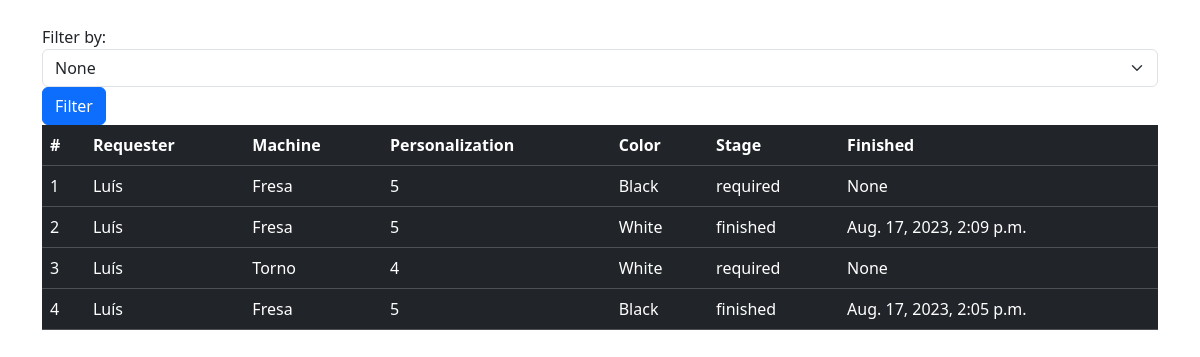
/demand/ (signed in), run on an earlier commit of the app's database.
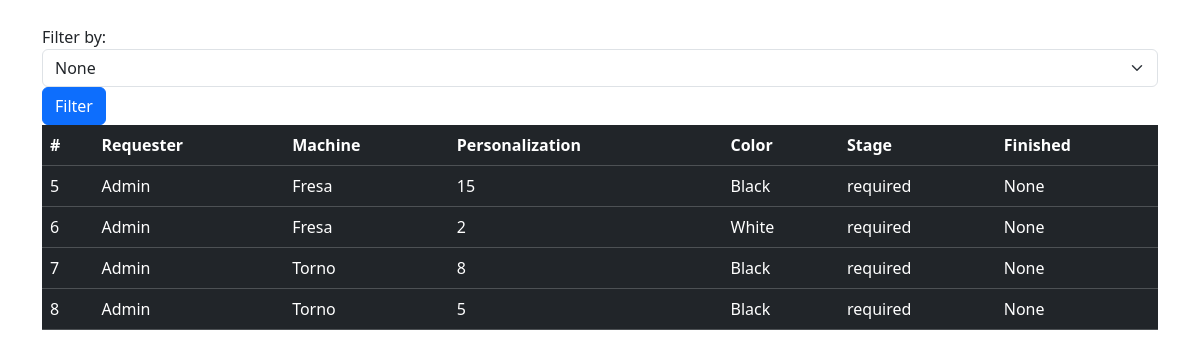
And on a later commit of the database.
### core/models.py (models this page shows, shortened)
class Base(models.Model):
    create = models.DateTimeField(auto_now_add=True)
    modify = models.DateTimeField(auto_now_add=True)
    active = models.BooleanField(default=True)
    class Meta:
        abstract = True

class Order(Base):
    requester = models.ForeignKey(User, on_delete=models.SET('unknown'))
    machine = models.ForeignKey(Machine, on_delete=models.SET('unknown'))
    personalization = models.IntegerField()
    color = models.ForeignKey(Color, on_delete=models.SET('unknown'))
    STAGE_CHOICE = (('Required','Required'), ('Production','Production'), ('Finished','Finished'))
    stage = models.CharField(max_length=15, choices=STAGE_CHOICE, default=STAGE_CHOICE[0])
    finished = models.DateTimeField(blank=True, null=True)
    class Meta:
        verbose_name = 'Order'
        verbose_name_plural = 'Orders'

class Machine(Base):
    name = models.CharField(max_length=20)
    class Meta:
        verbose_name = 'Machine'
        verbose_name_plural = 'Machines'
    def __str__(self) -> str:
        return self.name

class Color(Base):
    name = models.CharField(max_length=15)
    class Meta:
        verbose_name = 'Color'
        verbose_name_plural = 'Colors'
    def __str__(self) -> str:
        return self.name

### core/views.py (the view)
# urls.py: path('demand/', DemandView.as_view(), name='demand')
class DemandView(UserPassesTestMixin, TemplateView):
    template_name = 'demand.html'
    login_url = reverse_lazy('index')
    def get_context_data(self, **kwargs):
        context = super(DemandView, self).get_context_data(**kwargs)
        queryset = Order.objects.all()
        selected_filter = self.request.GET.get('filter', None)
        if selected_filter:
            queryset = queryset.filter(machine=selected_filter)
        context['demand'] = queryset
        return context
    def test_func(self):
        return self.request.user.is_authenticated

### core/templates/demand.html
{% extends 'base.html' %}
{% load static %}
{% load bootstrap5 %}
{% block content %}
    <div class="container">
      {% include 'filter.html' %}
        <table class="table table-dark table-hover">
            <thead>
              <tr>
                <th scope="col">#</th>
                <th scope="col">Requester</th>
                <th scope="col">Machine</th>
                <th scope="col">Personalization</th>
                <th scope="col">Color</th>
                <th scope="col">Stage</th>
                <th scope="col">Finished</th>
              </tr>
            </thead>
            <tbody>
                {% for request in demand %}
                    <tr>
                        <td>{{ request.id }}</td>
                        <td>{{ request.requester.first_name }}</td>
                        <td>{{ request.machine }}</td>
                        <td>{{ request.personalization }}</td>
                        <td>{{ request.color }}</td>
                        <td>{{ request.stage }}</td>
                        <td>{{ request.finished }}</td>
                    </tr>
                {% endfor %}
            </tbody>
          </table>
    </div>
{% endblock  %}

### core/templates/base.html (shortened to what this page needs)
{% load static %}
{% load bootstrap5 %}
<!DOCTYPE html>
<html lang="en">
<head>
    {% bootstrap_css %}
    <link rel="stylesheet" href="{% static 'style/style.css' %}">
</head>
<body>
    {% block content %}{% endblock  %}
</body>
</html>

### core/templates/filter.html (shortened to what this page needs)
{% load static %}
<form method="get" action="{% url 'demand' %}">
    <label for="filter">Filter by: </label>
    <select class="form-select" name="filter" id="filter">
        <option value="" selected>None</option>
    </select>
    <button class="btn btn-primary" type="submit">Filter</button>
</form>

### global/static/style/style.css (style rules this page uses)
body { margin: 25px; }

What changed in the data, as far as the page shows it:
removed Order: id "1", requester.first_name "Luís", machine "Fresa", personalization "5", color "Black", stage "required", finished "None"
removed Order: id "2", requester.first_name "Luís", machine "Fresa", personalization "5", color "White", stage "finished", finished "Aug. 17, 2023, 2:09 p.m."
removed Order: id "3", requester.first_name "Luís", machine "Torno", personalization "4", color "White", stage "required", finished "None"
removed Order: id "4", requester.first_name "Luís", machine "Fresa", personalization "5", color "Black", stage "finished", finished "Aug. 17, 2023, 2:05 p.m."
added Order: id "5", requester.first_name "Admin", machine "Fresa", personalization "15", color "Black", stage "required", finished "None"
added Order: id "6", requester.first_name "Admin", machine "Fresa", personalization "2", color "White", stage "required", finished "None"
added Order: id "7", requester.first_name "Admin", machine "Torno", personalization "8", color "Black", stage "required", finished "None"
added Order: id "8", requester.first_name "Admin", machine "Torno", personalization "5", color "Black", stage "required", finished "None"
